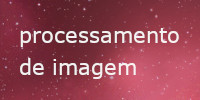
#> input picture Study/Section3/images/img1.png, 200 x 100 px, found by its file name
$ python inversao_de_cores.py
#> lines starting #> are read from the running program, lines starting #| are printed output that depends on the picture
import cv2 as cv

img = cv.imread('./Section3/images/img1.png')
#> img is the input picture: shape (100, 200, 3); mean B, G, R 84.1, 69.9, 150

gray = cv.cvtColor(img, cv.COLOR_BGR2GRAY)
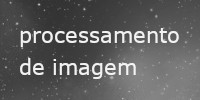
#> gray: shape (100, 200); min 43, max 254, mean 95.5

# para o tesseract é melhor a imagem estar com o fundo branco e o texto preto
# por conta disso implementa-se a inversão de cores na imagem de escala cinza

imgInvert  = 255 - gray
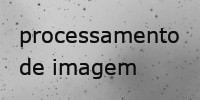
#> imgInvert: shape (100, 200); min 1, max 212, mean 159.5


cv.imshow("Gray",gray)
cv.imshow("Img Invert",imgInvert)

cv.waitKey(0)

$ run again, with Study/Section3/images/img2.png copied over Study/Section3/images/img1.png
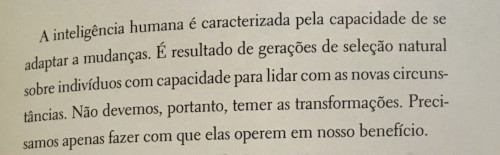
#> input picture Study/Section3/images/img2.png, 500 x 155 px, found by its file name
#> img is the input picture: shape (155, 500, 3); mean B, G, R 162.2, 177.8, 183.6
#> `gray = cv.cvtColor(img, cv.COLOR_BGR2GRAY)`:
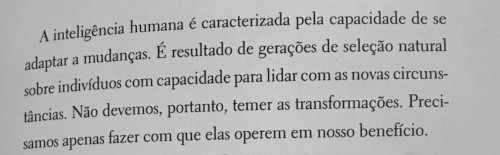
#> gray: shape (155, 500); min 17, max 215, mean 177.7
#> `imgInvert  = 255 - gray`:
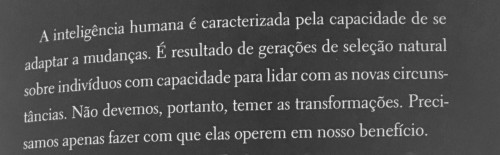
#> imgInvert: shape (155, 500); min 40, max 238, mean 77.3

$ run again, with Study/Section3/images/img3.png copied over Study/Section3/images/img1.png
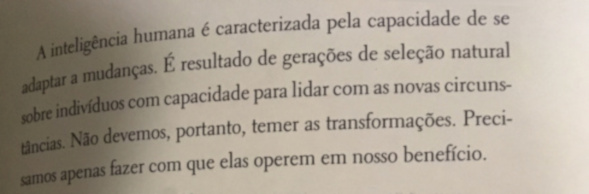
#> input picture Study/Section3/images/img3.png, 589 x 194 px, found by its file name
#> img is the input picture: shape (194, 589, 3); mean B, G, R 147.2, 160.9, 170.4
#> `imgInvert  = 255 - gray`:
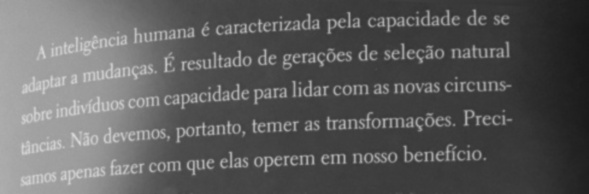
#> imgInvert: shape (194, 589); min 24, max 218, mean 92.8

$ run again, with Study/Section3/images/img4.png copied over Study/Section3/images/img1.png
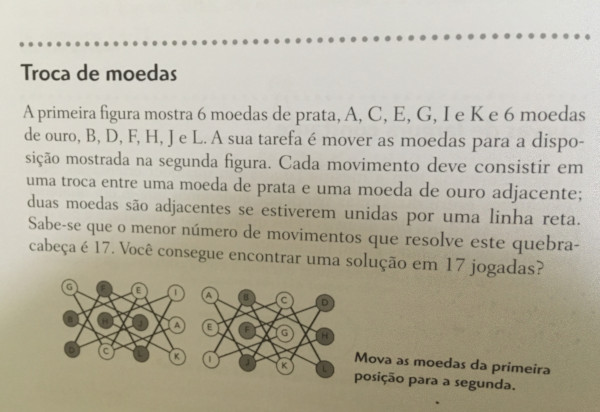
#> input picture Study/Section3/images/img4.png, 600 x 412 px, found by its file name
#> img is the input picture: shape (412, 600, 3); mean B, G, R 159.8, 176.4, 181.6
#> `gray = cv.cvtColor(img, cv.COLOR_BGR2GRAY)`:
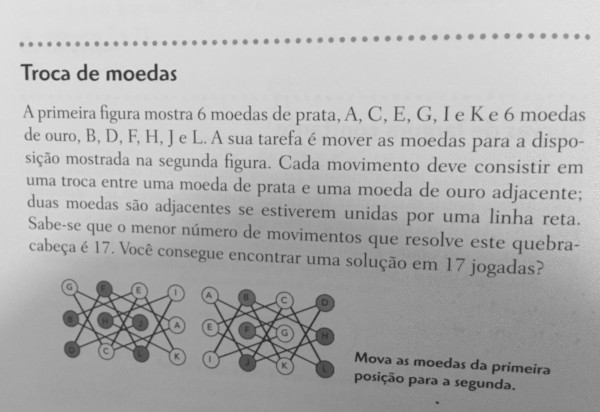
#> gray: shape (412, 600); min 33, max 230, mean 176
#> `imgInvert  = 255 - gray`:
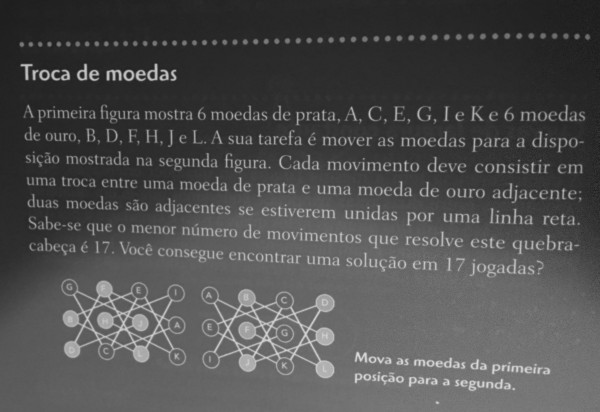
#> imgInvert: shape (412, 600); min 25, max 222, mean 79
